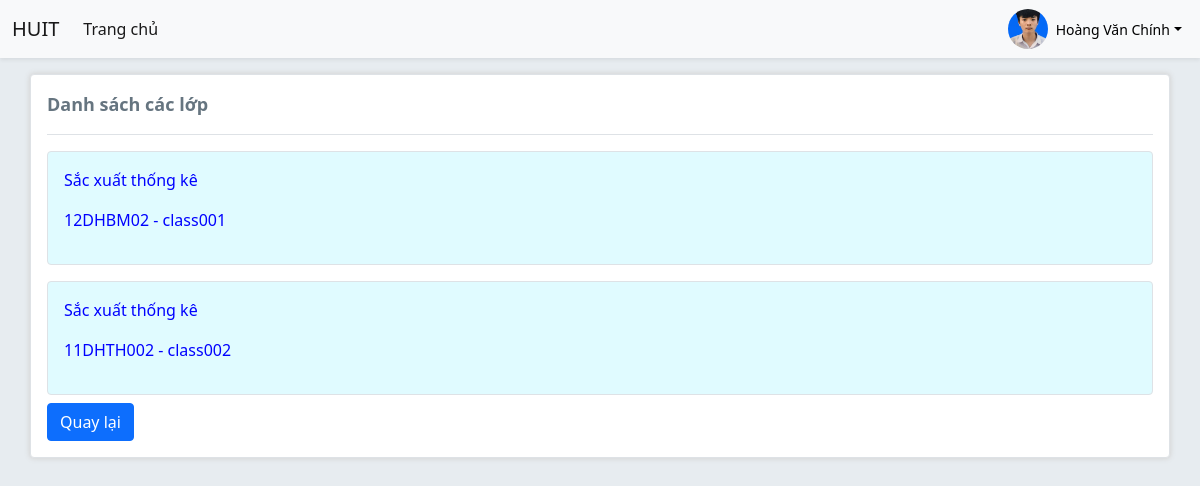
/DOAN_PHP/page/class_list_sv.php (signed in), run on the app's committed database.
### tables this page shows
CREATE TABLE `_user` (
  `id` int(11) NOT NULL,
  `_user_id` varchar(10) NOT NULL,
  `username` varchar(20) NOT NULL,
  `password` varchar(20) NOT NULL,
  `department_id` varchar(10) NOT NULL,
  `fullname` varchar(50) NOT NULL,
  `role` int(1) NOT NULL DEFAULT 0,
  `is_active` int(1) NOT NULL DEFAULT 1,
  `date` date DEFAULT NULL,
  `class` varchar(255) NOT NULL DEFAULT '',
  `address` varchar(255) NOT NULL
);

CREATE TABLE `class` (
  `class_id` varchar(10) NOT NULL,
  `class_name` varchar(50) NOT NULL,
  `teacher_id` varchar(10) NOT NULL,
  `course_id` varchar(10) NOT NULL
);

CREATE TABLE `subject` (
  `subject_id` varchar(10) NOT NULL,
  `subject_name` varchar(50) NOT NULL,
  `department_id` varchar(10) DEFAULT NULL
);

### DOAN_PHP/page/class_list_sv.php (the view, shortened to what this page needs)
<?php
include "../cnf/connect.php";
$username = $_SESSION['username'];
$stmt = $pdo->prepare("SELECT _user_id FROM _user WHERE username=:username");
$stmt->execute(['username' => $username]);
$user = $stmt->fetch(PDO::FETCH_ASSOC);
$_user_id = $user['_user_id'];
$stmt = $pdo->prepare("
    SELECT c.class_id, c.class_name, s.subject_name
    FROM class c
    JOIN course co ON c.course_id = co.course_id
    JOIN subject s ON co.subject_id = s.subject_id
    JOIN student_class sc ON c.class_id = sc.class_id
    WHERE sc.student_id = :student_id
");
$stmt->execute(['student_id' => $_user_id]);
$classes = $stmt->fetchAll(PDO::FETCH_ASSOC);
?>
<!DOCTYPE html>
<html lang="en">
<head>
</head>
<body>
    <?php include "./header.php" ?>
    <div class="container border my-3 p-3 rounded-2 box-ds" style="background-color: white;">
        <p style="font-size: 18px; color:#667580" class="fw-bold border-bottom pb-3">Danh sách các lớp</p>
        <div class="d-flex flex-column gap-3 ">
            <?php foreach ($classes as $class) { ?>
            <div class="border p-3 clickable rounded-2 box-mh" style="background-color: #E0FBFF; color:blue"
                onclick="goToAttendance('<?php echo $class['class_id'];?>')">
                <p><?php echo $class['subject_name']; ?></p>
                <p><?php echo $class['class_name']; ?> - <?php echo $class['class_id']; ?></p>
            </div>
            <?php } ?>
        </div>
        <a href="login.php"><button class=" mt-2 btn btn-primary" type="button">Quay lại</button></a>
    </div>
</body>
</html>

### DOAN_PHP/page/header.php (shortened to what this page needs)
<?php
include '../cnf/connect.php';
$username = $_SESSION['username'];
$stmt = $pdo->prepare('SELECT fullname, role FROM _user WHERE username = :username');
$stmt->execute(['username' => $username]);
$user = $stmt->fetch(PDO::FETCH_ASSOC);
$fullname = $user['fullname'];
?>
<!DOCTYPE html>
<html lang="en">
<head>
    <link href='https://cdn.jsdelivr.net/npm/bootstrap@5.0.2/dist/css/bootstrap.min.css' rel='stylesheet'
>
</head>
<body>
    <nav class="navbar navbar-expand-lg navbar-light bg-light shadow-sm">
        <div class="container-fluid">
            <a class="navbar-brand" href="./login.php">HUIT</a>
            <div class="collapse navbar-collapse" id="navbarNav">
                <ul class="navbar-nav me-auto mb-2 mb-lg-0">
                    <li class="nav-item">
                        <a class="nav-link active" aria-current="page" href="./login.php">Trang chủ</a>
                    </li>
                </ul>
                <div class="dropdown">
                    <button class="dropdown-toggle d-flex align-items-center border-0 bg-transparent" type="button"
                        id="dropdownMenuButton" data-bs-toggle="dropdown" aria-expanded="false">
                        <div class="avatar rounded-circle me-2" style="width: 40px; height: 40px; overflow: hidden;">
                            <img src="../img/avt.png" alt="User Avatar" class="w-100 h-100" style="object-fit: cover;">
                        </div>
                        <span style="font-size: 14px;"><?php echo $fullname; ?></span>
                    </button>
                </div>
            </div>
        </div>
    </nav>
</body>
</html>

### DOAN_PHP/page/class_list_sv.php (style rules this page uses)
body { font-family: 'Roboto', sans-serif; background-color: #E7ECF0 !important; }
.box-ds { box-shadow: 0px 0px 5px 1px #d5d5d5; }

### data on the page
_user: fullname "Hoàng Văn Chính"
class: subject.subject_name "Sắc xuất thống kê", class_name "12DHBM02", class_id "class001"
class: subject.subject_name "Sắc xuất thống kê", class_name "11DHTH002", class_id "class002"
